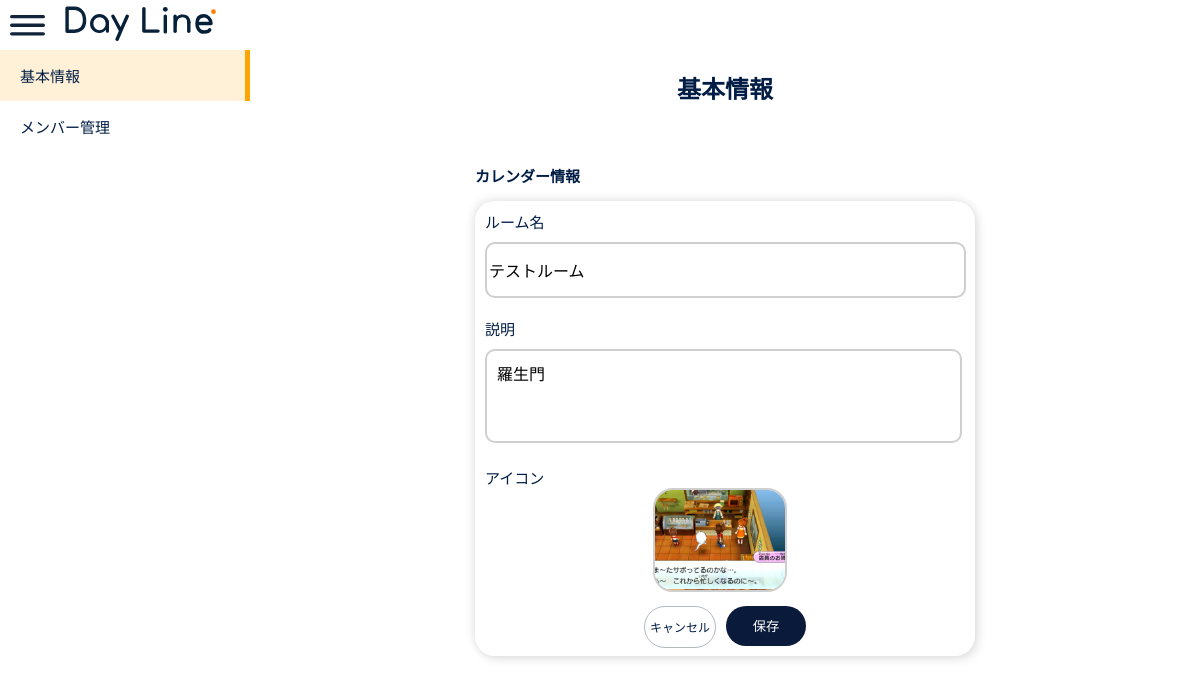
/index/settingroom/5a959735-94cd-40e6-9ba5-3cb0f9dad481/ (signed in), run on the app's committed database.
### DayLine_1_DayLine/models.py (models this page shows, shortened)
class Room(models.Model):
    class Meta:
        verbose_name = "カレンダー"
        verbose_name_plural = "カレンダー"
    id = models.UUIDField(
        primary_key=True,
        default=uuid.uuid4,
    )
    room_name = models.CharField(
        verbose_name='ルーム名',
        max_length=50
    )
    room_description = models.TextField(
        verbose_name= "説明",
        max_length=500,
        null=True,
        blank=True
    )
    room_img = models.ImageField(
        verbose_name="ルームアイコン",
        upload_to='images/calendar_icons',
        default="images/defaults/calendar/defalt_calendar_img.png",
        null=True,
        blank=True
    )
    owner = models.ForeignKey(
        CustomUser,
        verbose_name='作成者',
        on_delete=models.CASCADE,
        related_name='owned_rooms',
        null=True
    )
    is_personal = models.BooleanField(
        verbose_name="個人用ルームか",
        default=False
    )
    join_url = models.CharField(
        max_length=20,
        unique=True,
        editable=False,
        null=True
    )

### DayLine_1_DayLine/views.py (the view, shortened to what this page needs)
# urls.py: path('settingroom/<uuid:pk>/', views.SettingRoom.as_view(), name='settingroom'),
class SettingRoom(UpdateView):
    template_name = "room_setting.html"
    model = Room
    form_class = EditRoomForm
    def get_context_data(self, **kwargs):
        context = super().get_context_data(**kwargs)
        member = RoomMember.objects.get(
            user=self.request.user,
            room=self.object
        )
        context['is_admin'] = member.authority.authority_code in ["admin", "owner"]
        context['room_name'] = self.object.room_name
        context['room_description'] = self.object.room_description
        context['member_info'] = RoomMember.objects.filter(
            room=self.object.pk
        )
        context['member_count'] = context['member_info'].count()
        return context

### DayLine_1_DayLine/forms.py
class EditRoomForm(forms.ModelForm):
    class Meta:
        model = Room
        fields = (
            "room_name",
            "room_description",
            "room_img",
        )
        widgets = {
            "room_name": forms.TextInput(attrs={
                "id": "room-name",
                "placeholder": "カレンダーの名前を入力"
            }),
            "room_description": forms.Textarea(attrs={
                "id": "room-info",
                "placeholder": "説明"
            }),
            'room_img': forms.FileInput(attrs={
                'style': 'display: none;'  # 隠す
            })
        }

### DayLine_1_DayLine/templates/room_setting.html (shortened to what this page needs)
{% load static %}
<!DOCTYPE html>
<html lang="en">
<head>
    <link rel="stylesheet" href="{% static "css/index/settingroom.css" %}">
    <link rel="stylesheet" href="{% static "css/DayLine_style.css" %}">
</head>
<body>
    <header>
        <img class="hamburger" src="{% static "img/ハンバーガー.svg" %}" alt="">
        <a href="{% url "DayLine_1_DayLine:index" %}"><img src="{% static "img/DayLine2.svg" %}" alt=""></a>
    </header>
    <main>
        <div class="settings-sidebar">
            <div class="setting-category">
                <ul>
                    <li class="now-category"><a href="{% url 'DayLine_1_DayLine:settingroom' pk=room.pk %}">基本情報</a></li>
                    <li><a href="{% url "DayLine_1_DayLine:settingroom_memmber" pk=room.pk%}">メンバー管理</a></li>
                </ul>
            </div>
        </div>
        <div class="main-setting">
            <div class="room-main-setting">
                <h2>基本情報</h2>
                <div class="setting-space">
                    <p class="setting-name">カレンダー情報</p>
                    {% if is_admin %}
                    <form action="{% url 'DayLine_1_DayLine:settingroom' object.pk %}" method="POST"  enctype="multipart/form-data" class="setting-chunk">
                        <div class="setting-area">
                            <div class="setting-area-name">ルーム名</div>
                            {{ form.room_name }}
                        </div>
                        <div class="setting-area">
                            <div class="setting-area-name">説明</div>
                            {{form.room_description}}
                        </div>
                        <div class="setting-area area-bottom">
                            <div class="setting-area-name">アイコン</div>
                            <img class="room-icon" src="{{ object.room_img.url }}" alt="" style="">
                        </div>
                        <div class="setting-save-cancel">
                            <div class="cancel-btn">キャンセル</div>
                            <input type="submit" class="save-btn" value="保存">
                        </div>
                    </form>
                    {% endif %}
                </div>
            </div>
        </div>
    </main>
</body>
</html>

### static/css/index/settingroom.css (style rules this page uses)
ul, li { list-style: none; padding: 0; margin: 0; }
html, body { margin: 0; padding: 0; width: 100%; height: 100%; overflow: hidden; color: rgb(1, 29, 69); }
header { display: flex; padding: 0 10px; height: 50px; width: calc(100% - 20px); gap: 20px; align-items: center; }
header img { height: 35px; }
main { display: flex; height: calc(100% - 35px); position: relative; }
.settings-sidebar { width: 250px; height: 100%; display: block; position: relative; left: 0; transition: 0.2s; }
.settings-sidebar ul li { font-size: 15px; padding: 15px 20px; transition: 0.2s; }
.now-category { background-color: rgba(255, 166, 0, 0.155); border-right: 5px solid orange; }
.main-setting { flex: 1; height: 100%; }
.room-main-setting { height: calc(100%); overflow: auto; display: flex; flex-direction: column; align-items: center; }
.setting-space { margin-top: 40px; }
.setting-name { font-size: 15px; font-weight: 600; }
.setting-name { margin-top: 0; }
.setting-chunk { border-radius: 20px; width: 500px; box-shadow: 4px 4px 10px 0 rgba(0, 0, 0, 0.094), -2px -2px 10px 0 rgba(0, 0, 0, 0.098); }
.setting-area { padding: 10px; }
.area-bottom { border: none; }
.setting-area-name { font-size: 15px; }
.setting-area input { width:calc(100% - 7.2px); height: 50px; border: none; font-size: 16px; border: 2px solid; border-color: rgb(207, 207, 207); border-radius: 10px; margin-top: 10px; }
.setting-area textarea { resize: none; width:calc(100% - 7.2px - 20px); border: none; font-size: 16px; height: 70px; margin-top: 10px; padding: 10px; border: 2px solid; border-color: rgb(207, 207, 207); border-radius: 10px; }
.setting-area img { position: relative; left: 35%; height:100px; width: 130px; object-fit:cover; margin: 0 auto; border: 2px solid rgb(207, 207, 207); border-radius: 20px; }
.setting-save-cancel { display: flex; gap: 10px; justify-content: center; height: 40px; padding-bottom: 10px; }
.cancel-btn { font-size: 12px; padding: 0 5px; height: 100%; border: 1px solid; border-color: #0a1a3a4e; border-radius: 100px; text-align: center; display: flex; align-items: center; justify-content: center; transition: 0.2s; white-space: nowrap; }
.save-btn { color: white !important; background-color: #0A1A3A; border: none; border-radius: 100px !important; width: 80px !important; height: 100%; transition: 0.2s; }

### static/css/DayLine_style.css (style rules this page uses)
html, body { margin: 0; color: rgb(1, 29, 69); height: 100%; width: 100%; background-color: rgb(255, 255, 255); font-family: 'Noto Sans JP', 'Hiragino Sans', 'Hiragino Kaku Gothic ProN', 'BIZ UDPGothic', Meiryo, sans-serif; }
a { color: inherit; text-decoration: none; }

### data on the page
Room: room_name "テストルーム", room_description "羅生門", room_img (picture)
